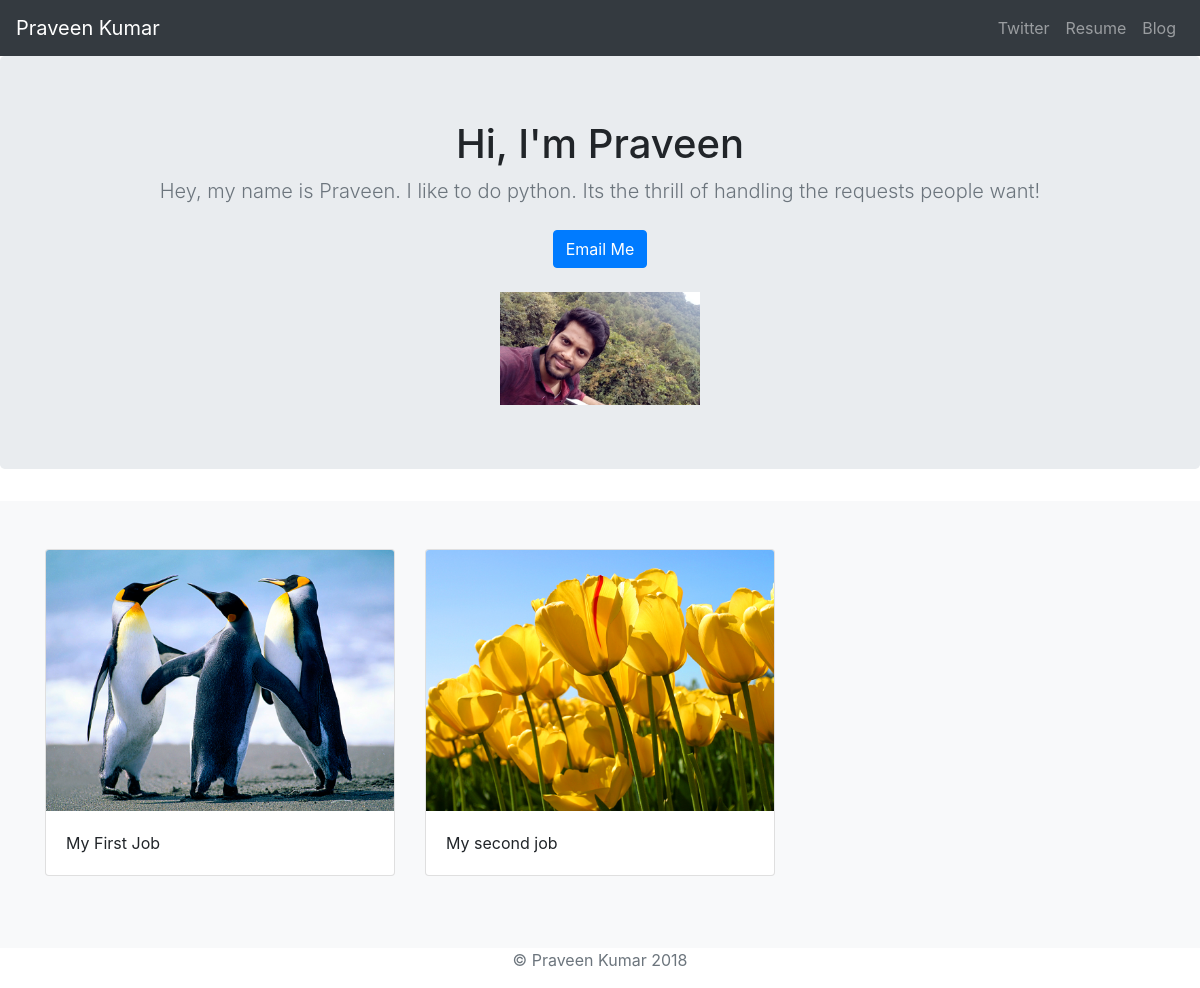
The app's page /, older data.
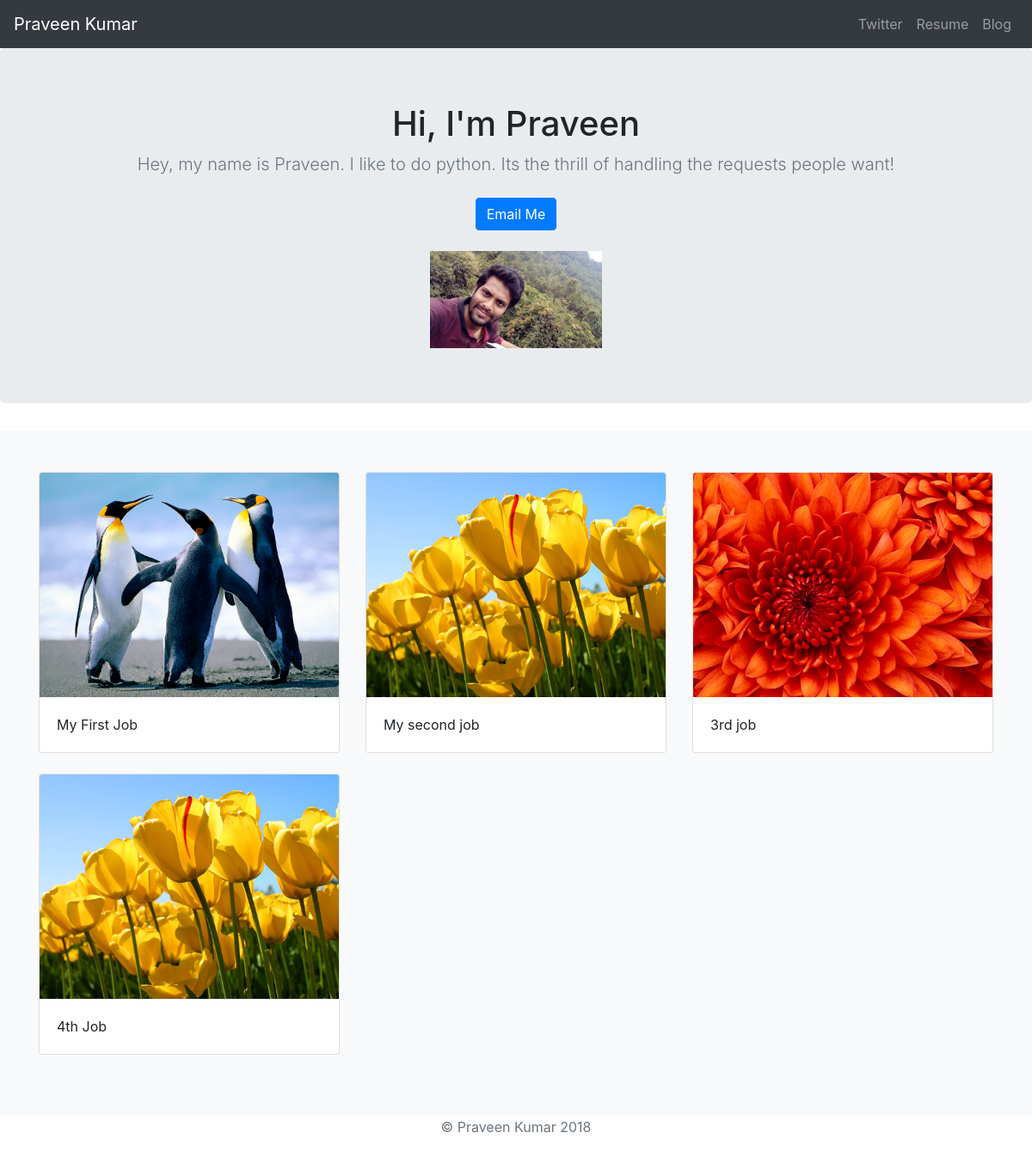
The same page, newer data.
### jobs/models.py (models this page shows, shortened)
class job(models.Model):
    image = models.ImageField(upload_to='images/')
    summary = models.CharField(max_length=200)

### jobs/views.py (the view)
# urls.py: path('',jobs.views.home,name='home'),
def home(request):
    jobs = job.objects
    return render(request,'jobs/home.html',{'jobs':jobs})

### jobs/templates/jobs/home.html (shortened to what this page needs)
<!doctype html>
<html lang="en">
{% load staticfiles %}
  <head>
    <link rel="stylesheet" href="https://stackpath.bootstrapcdn.com/bootstrap/4.1.1/css/bootstrap.min.css">
  </head>
  <body>
    <header>
      <nav class="navbar navbar-expand-lg navbar-dark bg-dark">
  <a class="navbar-brand" href="{% url 'home' %}">Praveen Kumar</a>
  <div class="collapse navbar-collapse" id="navbarNavAltMarkup">
    <div class="navbar-nav ml-auto">
      <a class="nav-item nav-link" href="https://twitter.com/praveenkumarnulu">Twitter
      <a class="nav-item nav-link" href="{% static 'resume.pdf' %}">Resume</a>
      <a class="nav-item nav-link" href="{% url 'allblogs' %}">Blog</a>
    </div>
  </div>
</nav>
    </header>
    <main role="main">
      <section class="jumbotron text-center">
        <div class="container">
          <h1 class="jumbotron-heading">Hi, I'm Praveen</h1>
          <p class="lead text-muted">Hey, my name is Praveen. I like to do python. Its the thrill of handling the requests people want!</p>
          <p>
            <a href="mailto:nnvvpk@gmail.com" class="btn btn-primary my-2">Email Me</a>
          </p>
            <img class="img-fluid" src="{% static 'pic.jpg' %}" width=200 height=200>
        </div>
      </section>
      <div class="album py-5 bg-light">
        <div class="container">
          <div class="row">
              {% for job in jobs.all %}
            <div class="col-md-4">
              <div class="card mb-4 box-shadow">
                <img class="card-img-top" src="{{ job.image.url }}" alt="Card image cap">
                <div class="card-body">
                  <p class="card-text">{{ job.summary }}</p>
                </div>
              </div>
            </div>
			  {% endfor %}
          </div>
        </div>
      </div>
    </main>
    <footer class="text-muted">
      <div class="container text-center">
        <p>
            © Praveen Kumar {% now "Y" %}
          </p>
      </div>
    </footer>
  </body>
</html>

Row changes from the older to the newer data that the page shows:
added job: image (picture), summary "3rd job"
added job: image (picture), summary "4th Job"
